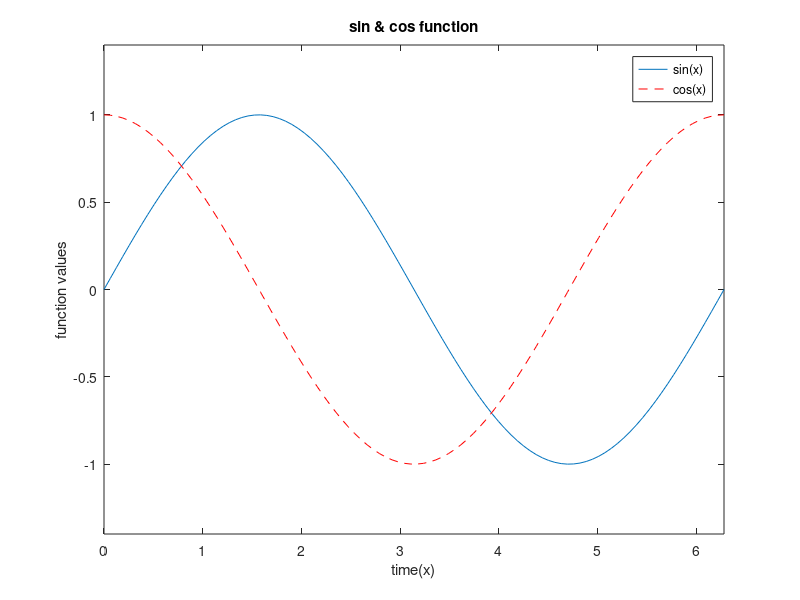

Write the MATLAB code that produced this figure.
#Ques 1:-
a = 10;
b = 2.5e23;
c = 2+3i;
d = exp((j*2*pi)/3);

#Ques 2:-
aVec = [3.14 15 9 26];
bVec = [2.71; 8; 28; 182];
cVec = [5:-.2:-5];
dVec = logspace(0,1,101);
eVec = "Hello";

#Ques 3:-
aMat = 2*ones(9);
bMat = diag([1,2,3,4,5,4,3,2,1]);
cMat = reshape([1:100],10,10);
dMat = nan(3,4);
eMat = [13, -1, 5;-22,10,-87];
fMat = randi([-3 3],5,3);

#Question 4:-
x = (1/(1+exp(-(a-15)/6)));
y = (a^0.5 + b^(1/21))^pi;
z = (log(real((c+d)*(c-d))*sin((a*pi)/3)))/(c*conj(c));

#Question 5:-
xVec = (1/(2*pi*(2.5)^2)^.5)*exp(-(cVec).^2/(2*(2.5)^2)^2);
yVec = (((aVec').^2) + (bVec).^2).^0.2;
zVec = log10(1./dVec);
xMat = (aVec*bVec)*aMat^2;

#Question 6
xMat = (aVec*bVec)*aMat^2;
yMat = bVec*aVec;
zMat = det(cMat)*(aMat*bMat)';

#Question 7

cSum = sum(cMat);
eMean = mean(eMat')';
eMat(1,:) = [1 1 1];
cSub = cMat(2:9,2:9);
lin = [1:20];
for i = 1:20
	if mod(i,2) == 0
		lin(i) = lin(i)*-1;
	endif
endfor
r = rand(1,5);
for i = 1:5
	if r(i) < 0.5
		r(i) = 0;
	endif
endfor

#Question 8
figure
t=linspace(0,2*pi);
y=sin(t);
plot(t,y)
hold on
y1=cos(t);
plot(t,y1,'--r')
title('sin & cos function');
xlabel('time(x)');
ylabel('function values');
legend('y=sin(x)','y1=cos(x)');
legend('sin(x)','cos(x)');
xlim([0 2*pi]);
ylim([-1.4 1.4]);







